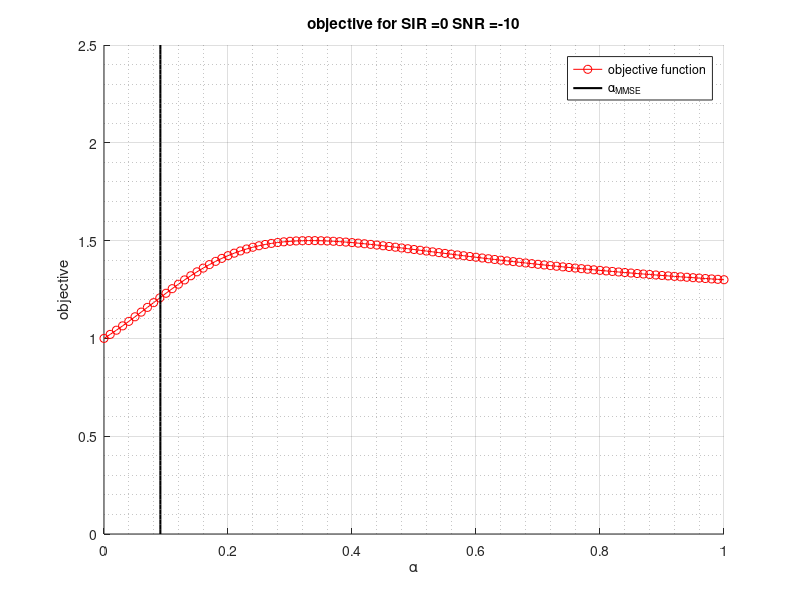
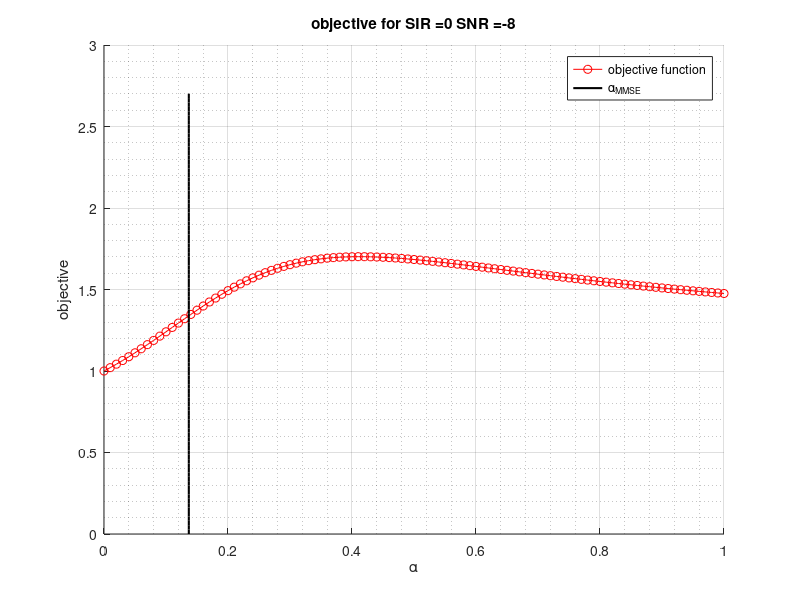
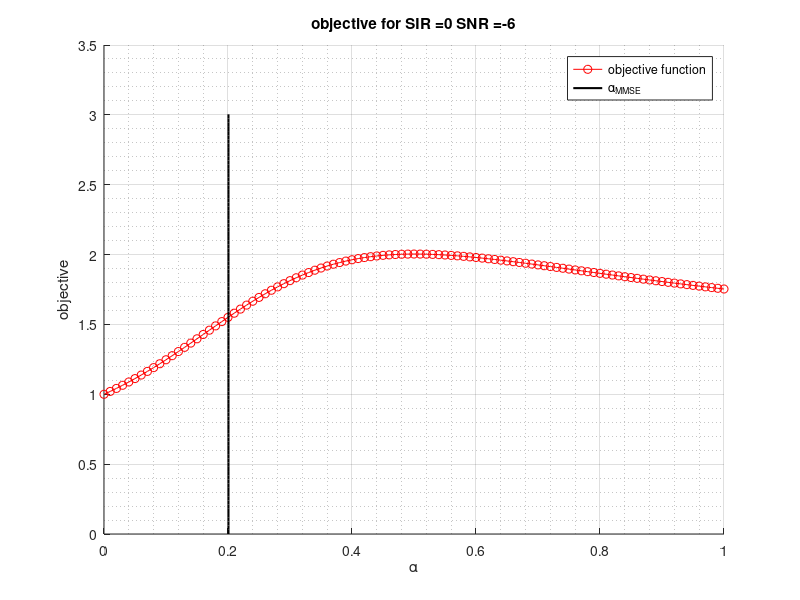
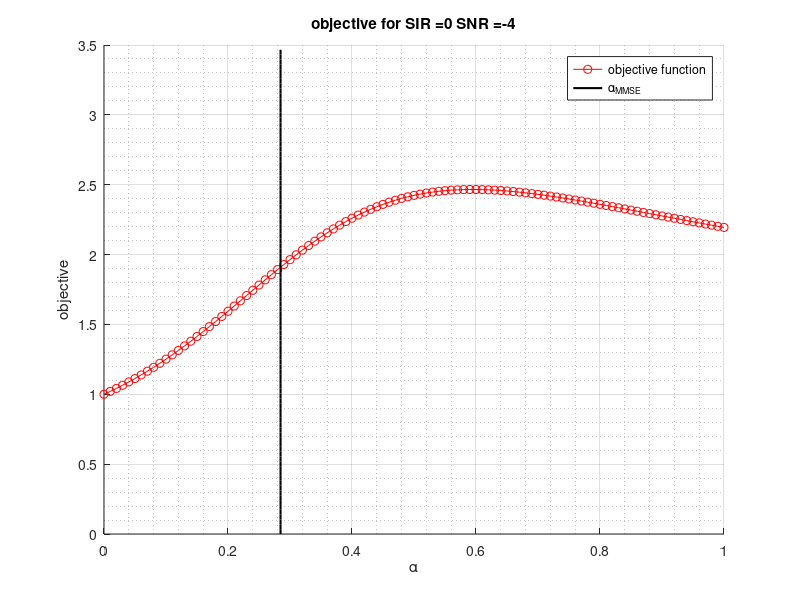

Reproduce these figures in MATLAB, in order.
close all; clear all; clc;
alpha = 0:0.01:1;
SIR = [0,-3,3]; SIRlin = 10.^(SIR/10);
SNR = -10:2:10; SNRlin = 10.^(SNR/10);

for i=1:length(SIR)
    for j=1:length(SNR)
        obj = (1+alpha.^2 * (1+1/SIRlin(i)) + alpha.^2 / SNRlin(j))./((1-alpha).^2 + alpha.^2 / SNRlin(j));
        figure;hold all;
        plot(alpha,obj,'-ro')
        plot(SNRlin(j)./(1+SNRlin(j)) * ones(size(alpha)) , linspace(0,max(obj) + 1,length(alpha)),'-k','LineWidth',1.5)
        grid on; grid minor;
        xlabel('\alpha'); ylabel('objective');
        legend('objective function','\alpha_{MMSE}')
        title(strcat('objective for SIR =',num2str(SIR(i)),' SNR =',num2str(SNR(j))))
    end
end